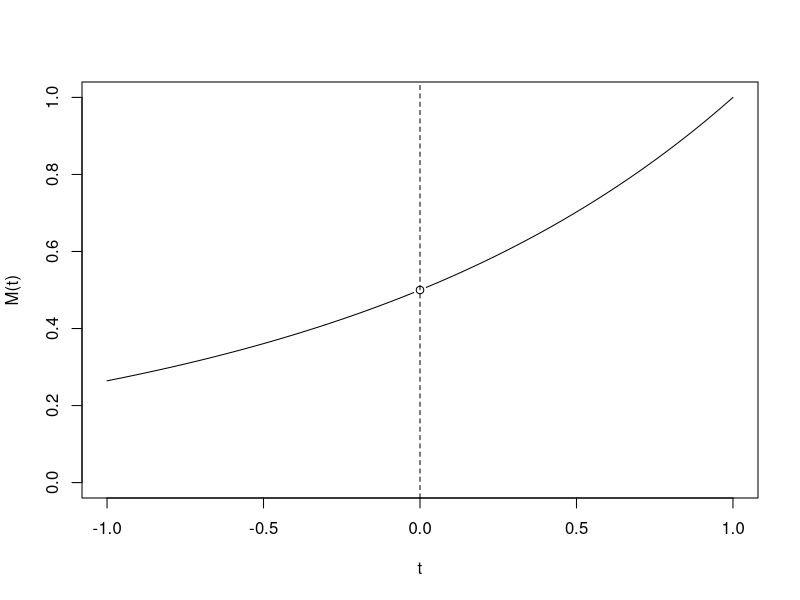

The R source for this figure:
## ---- chunk 1
knitr::opts_chunk$set(echo = TRUE)
## ---- chunk 2
curve((1/x^2)*(exp(x)*(x-1)+1), from = -1, to =1,
      xlab = "t", ylab = "M(t)", ylim = c(0,1))
abline(v=0, lty=2)
points(x  = 0, y = 0.5)
